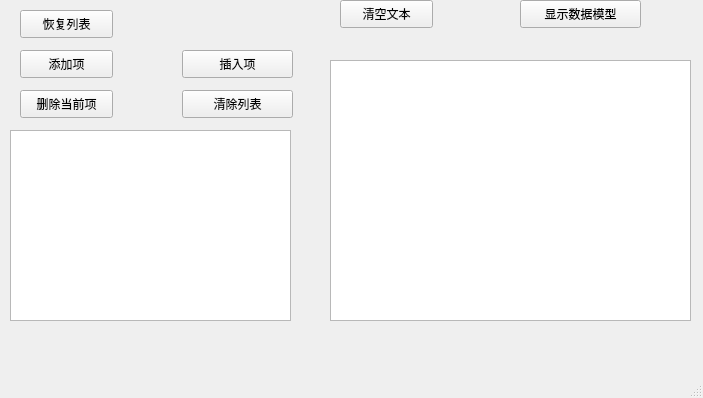
<?xml version="1.0" encoding="UTF-8"?>
<ui version="4.0">
 <class>MainWindow1</class>
 <widget class="QMainWindow" name="MainWindow1">
  <property name="geometry">
   <rect>
    <x>0</x>
    <y>0</y>
    <width>703</width>
    <height>398</height>
   </rect>
  </property>
  <property name="windowTitle">
   <string>MainWindow</string>
  </property>
  <widget class="QWidget" name="centralwidget">
   <widget class="QListView" name="listView">
    <property name="geometry">
     <rect>
      <x>10</x>
      <y>130</y>
      <width>281</width>
      <height>191</height>
     </rect>
    </property>
   </widget>
   <widget class="QPlainTextEdit" name="plainTextEdit">
    <property name="geometry">
     <rect>
      <x>330</x>
      <y>60</y>
      <width>361</width>
      <height>261</height>
     </rect>
    </property>
   </widget>
   <widget class="QPushButton" name="pushButton">
    <property name="geometry">
     <rect>
      <x>20</x>
      <y>10</y>
      <width>93</width>
      <height>28</height>
     </rect>
    </property>
    <property name="text">
     <string>恢复列表</string>
    </property>
   </widget>
   <widget class="QPushButton" name="pushButton_2">
    <property name="geometry">
     <rect>
      <x>20</x>
      <y>50</y>
      <width>93</width>
      <height>28</height>
     </rect>
    </property>
    <property name="text">
     <string>添加项</string>
    </property>
   </widget>
   <widget class="QPushButton" name="pushButton_3">
    <property name="geometry">
     <rect>
      <x>20</x>
      <y>90</y>
      <width>93</width>
      <height>28</height>
     </rect>
    </property>
    <property name="text">
     <string>删除当前项</string>
    </property>
   </widget>
   <widget class="QPushButton" name="pushButton_4">
    <property name="geometry">
     <rect>
      <x>182</x>
      <y>50</y>
      <width>111</width>
      <height>28</height>
     </rect>
    </property>
    <property name="text">
     <string>插入项</string>
    </property>
   </widget>
   <widget class="QPushButton" name="pushButton_5">
    <property name="geometry">
     <rect>
      <x>182</x>
      <y>90</y>
      <width>111</width>
      <height>28</height>
     </rect>
    </property>
    <property name="text">
     <string>清除列表</string>
    </property>
   </widget>
   <widget class="QPushButton" name="pushButton_6">
    <property name="geometry">
     <rect>
      <x>340</x>
      <y>0</y>
      <width>93</width>
      <height>28</height>
     </rect>
    </property>
    <property name="text">
     <string>清空文本</string>
    </property>
   </widget>
   <widget class="QPushButton" name="pushButton_7">
    <property name="geometry">
     <rect>
      <x>520</x>
      <y>0</y>
      <width>121</width>
      <height>28</height>
     </rect>
    </property>
    <property name="text">
     <string>显示数据模型</string>
    </property>
   </widget>
  </widget>
  <widget class="QMenuBar" name="menubar">
   <property name="geometry">
    <rect>
     <x>0</x>
     <y>0</y>
     <width>703</width>
     <height>26</height>
    </rect>
   </property>
  </widget>
  <widget class="QStatusBar" name="statusbar"/>
 </widget>
 <resources/>
 <connections/>
</ui>
